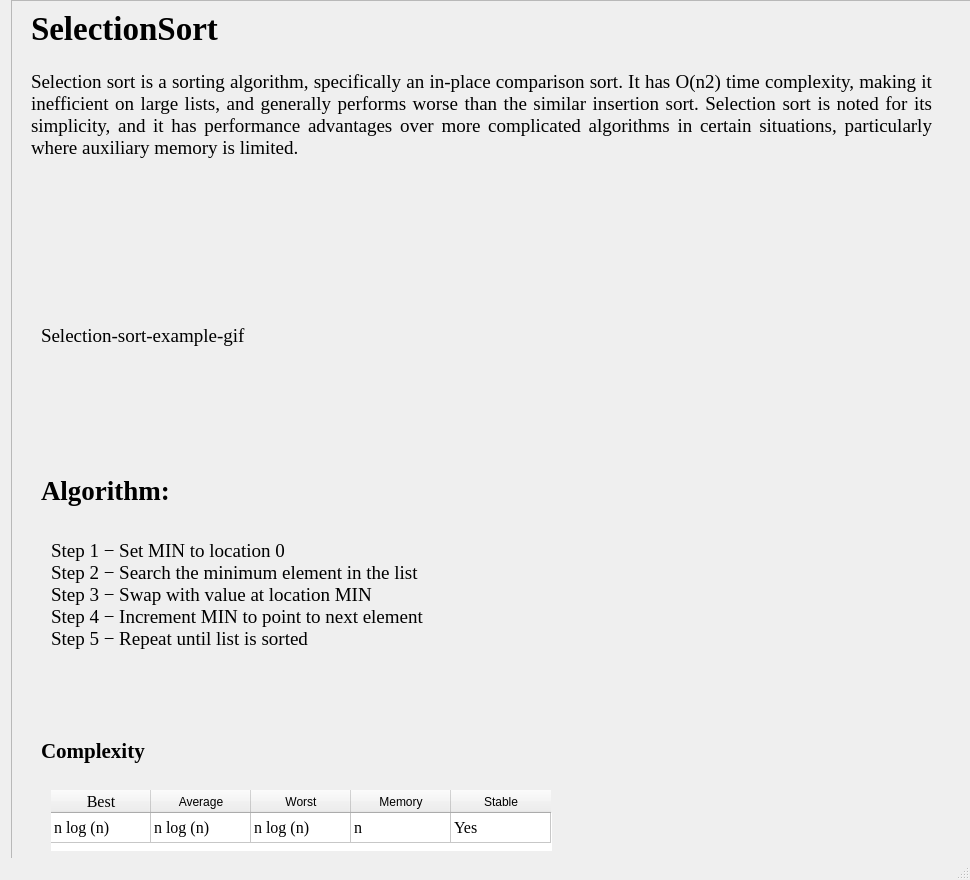
<?xml version="1.0" encoding="UTF-8"?>
<ui version="4.0">
 <class>MainWindow</class>
 <widget class="QMainWindow" name="MainWindow">
  <property name="geometry">
   <rect>
    <x>0</x>
    <y>0</y>
    <width>970</width>
    <height>880</height>
   </rect>
  </property>
  <property name="minimumSize">
   <size>
    <width>968</width>
    <height>880</height>
   </size>
  </property>
  <property name="maximumSize">
   <size>
    <width>970</width>
    <height>880</height>
   </size>
  </property>
  <property name="windowTitle">
   <string>MainWindow</string>
  </property>
  <widget class="QWidget" name="centralwidget">
   <widget class="QScrollArea" name="scrollArea">
    <property name="geometry">
     <rect>
      <x>11</x>
      <y>0</y>
      <width>981</width>
      <height>943</height>
     </rect>
    </property>
    <property name="sizePolicy">
     <sizepolicy hsizetype="Expanding" vsizetype="Ignored">
      <horstretch>0</horstretch>
      <verstretch>0</verstretch>
     </sizepolicy>
    </property>
    <property name="minimumSize">
     <size>
      <width>0</width>
      <height>500</height>
     </size>
    </property>
    <property name="cursor" stdset="0">
     <cursorShape>WaitCursor</cursorShape>
    </property>
    <property name="acceptDrops">
     <bool>false</bool>
    </property>
    <property name="autoFillBackground">
     <bool>true</bool>
    </property>
    <property name="styleSheet">
     <string notr="true">border:none;
QScrollBar
{
background : lightgreen;}</string>
    </property>
    <property name="frameShadow">
     <enum>QFrame::Sunken</enum>
    </property>
    <property name="verticalScrollBarPolicy">
     <enum>Qt::ScrollBarAsNeeded</enum>
    </property>
    <property name="sizeAdjustPolicy">
     <enum>QAbstractScrollArea::AdjustIgnored</enum>
    </property>
    <property name="widgetResizable">
     <bool>true</bool>
    </property>
    <property name="alignment">
     <set>Qt::AlignLeading|Qt::AlignLeft|Qt::AlignVCenter</set>
    </property>
    <widget class="QWidget" name="scrollAreaWidgetContents">
     <property name="geometry">
      <rect>
       <x>0</x>
       <y>0</y>
       <width>981</width>
       <height>943</height>
      </rect>
     </property>
     <layout class="QVBoxLayout" name="verticalLayout_2">
      <item>
       <widget class="QFrame" name="frame">
        <property name="minimumSize">
         <size>
          <width>0</width>
          <height>900</height>
         </size>
        </property>
        <property name="acceptDrops">
         <bool>false</bool>
        </property>
        <property name="styleSheet">
         <string notr="true">border:none</string>
        </property>
        <property name="frameShape">
         <enum>QFrame::StyledPanel</enum>
        </property>
        <property name="frameShadow">
         <enum>QFrame::Plain</enum>
        </property>
        <widget class="QTableWidget" name="complexity_table">
         <property name="geometry">
          <rect>
           <x>30</x>
           <y>780</y>
           <width>501</width>
           <height>61</height>
          </rect>
         </property>
         <property name="font">
          <font>
           <family>Times New Roman</family>
           <pointsize>12</pointsize>
          </font>
         </property>
         <property name="layoutDirection">
          <enum>Qt::LeftToRight</enum>
         </property>
         <property name="frameShadow">
          <enum>QFrame::Sunken</enum>
         </property>
         <property name="verticalScrollBarPolicy">
          <enum>Qt::ScrollBarAlwaysOff</enum>
         </property>
         <property name="horizontalScrollBarPolicy">
          <enum>Qt::ScrollBarAlwaysOff</enum>
         </property>
         <property name="sizeAdjustPolicy">
          <enum>QAbstractScrollArea::AdjustToContents</enum>
         </property>
         <property name="gridStyle">
          <enum>Qt::SolidLine</enum>
         </property>
         <attribute name="horizontalHeaderVisible">
          <bool>true</bool>
         </attribute>
         <attribute name="horizontalHeaderCascadingSectionResizes">
          <bool>false</bool>
         </attribute>
         <attribute name="horizontalHeaderHighlightSections">
          <bool>true</bool>
         </attribute>
         <attribute name="verticalHeaderVisible">
          <bool>false</bool>
         </attribute>
         <attribute name="verticalHeaderHighlightSections">
          <bool>true</bool>
         </attribute>
         <row>
          <property name="text">
           <string>Mergesort</string>
          </property>
          <property name="font">
           <font>
            <family>Times New Roman</family>
            <pointsize>12</pointsize>
           </font>
          </property>
          <property name="background">
           <color>
            <red>255</red>
            <green>255</green>
            <blue>255</blue>
           </color>
          </property>
         </row>
         <column>
          <property name="text">
           <string>Best</string>
          </property>
          <property name="font">
           <font>
            <family>Times New Roman</family>
            <pointsize>12</pointsize>
           </font>
          </property>
         </column>
         <column>
          <property name="text">
           <string>Average</string>
          </property>
         </column>
         <column>
          <property name="text">
           <string>Worst</string>
          </property>
         </column>
         <column>
          <property name="text">
           <string>Memory</string>
          </property>
         </column>
         <column>
          <property name="text">
           <string>Stable</string>
          </property>
         </column>
         <item row="0" column="0">
          <property name="text">
           <string>n log (n)</string>
          </property>
         </item>
         <item row="0" column="1">
          <property name="text">
           <string>n log (n)</string>
          </property>
         </item>
         <item row="0" column="2">
          <property name="text">
           <string>n log (n)</string>
          </property>
         </item>
         <item row="0" column="3">
          <property name="text">
           <string>n</string>
          </property>
         </item>
         <item row="0" column="4">
          <property name="text">
           <string>Yes</string>
          </property>
         </item>
        </widget>
        <widget class="QLabel" name="complexity">
         <property name="geometry">
          <rect>
           <x>20</x>
           <y>720</y>
           <width>211</width>
           <height>41</height>
          </rect>
         </property>
         <property name="font">
          <font>
           <family>Times New Roman</family>
           <pointsize>16</pointsize>
           <weight>75</weight>
           <bold>true</bold>
          </font>
         </property>
         <property name="layoutDirection">
          <enum>Qt::LeftToRight</enum>
         </property>
         <property name="text">
          <string>Complexity</string>
         </property>
         <property name="textFormat">
          <enum>Qt::PlainText</enum>
         </property>
        </widget>
        <widget class="QLabel" name="algo_header">
         <property name="geometry">
          <rect>
           <x>20</x>
           <y>460</y>
           <width>331</width>
           <height>41</height>
          </rect>
         </property>
         <property name="font">
          <font>
           <family>Times New Roman</family>
           <pointsize>20</pointsize>
           <weight>75</weight>
           <bold>true</bold>
          </font>
         </property>
         <property name="text">
          <string>Algorithm:</string>
         </property>
        </widget>
        <widget class="QLabel" name="header_label">
         <property name="geometry">
          <rect>
           <x>10</x>
           <y>0</y>
           <width>251</width>
           <height>51</height>
          </rect>
         </property>
         <property name="font">
          <font>
           <family>Times New Roman</family>
           <pointsize>25</pointsize>
           <weight>75</weight>
           <bold>true</bold>
          </font>
         </property>
         <property name="layoutDirection">
          <enum>Qt::LeftToRight</enum>
         </property>
         <property name="text">
          <string>SelectionSort</string>
         </property>
         <property name="alignment">
          <set>Qt::AlignLeading|Qt::AlignLeft|Qt::AlignTop</set>
         </property>
        </widget>
        <widget class="QLabel" name="algorithm">
         <property name="geometry">
          <rect>
           <x>30</x>
           <y>530</y>
           <width>851</width>
           <height>171</height>
          </rect>
         </property>
         <property name="font">
          <font>
           <family>Times New Roman</family>
           <pointsize>14</pointsize>
          </font>
         </property>
         <property name="text">
          <string>Step 1 − Set MIN to location 0
Step 2 − Search the minimum element in the list
Step 3 − Swap with value at location MIN
Step 4 − Increment MIN to point to next element
Step 5 − Repeat until list is sorted</string>
         </property>
         <property name="textFormat">
          <enum>Qt::AutoText</enum>
         </property>
         <property name="scaledContents">
          <bool>true</bool>
         </property>
         <property name="alignment">
          <set>Qt::AlignLeading|Qt::AlignLeft|Qt::AlignTop</set>
         </property>
        </widget>
        <widget class="QLabel" name="gif_label">
         <property name="geometry">
          <rect>
           <x>20</x>
           <y>230</y>
           <width>391</width>
           <height>191</height>
          </rect>
         </property>
         <property name="font">
          <font>
           <family>Times New Roman</family>
           <pointsize>14</pointsize>
          </font>
         </property>
         <property name="text">
          <string>Selection-sort-example-gif</string>
         </property>
         <property name="scaledContents">
          <bool>true</bool>
         </property>
        </widget>
        <widget class="QLabel" name="header_info_label">
         <property name="geometry">
          <rect>
           <x>10</x>
           <y>60</y>
           <width>901</width>
           <height>151</height>
          </rect>
         </property>
         <property name="font">
          <font>
           <family>Times New Roman</family>
           <pointsize>14</pointsize>
           <weight>50</weight>
           <bold>false</bold>
          </font>
         </property>
         <property name="focusPolicy">
          <enum>Qt::NoFocus</enum>
         </property>
         <property name="text">
          <string>Selection sort is a sorting algorithm, specifically an in-place comparison sort. It has O(n2) time complexity, making it inefficient on large lists, and generally performs worse than the similar insertion sort. Selection sort is noted for its simplicity, and it has performance advantages over more complicated algorithms in certain situations, particularly where auxiliary memory is limited.</string>
         </property>
         <property name="textFormat">
          <enum>Qt::AutoText</enum>
         </property>
         <property name="scaledContents">
          <bool>false</bool>
         </property>
         <property name="alignment">
          <set>Qt::AlignJustify|Qt::AlignTop</set>
         </property>
         <property name="wordWrap">
          <bool>true</bool>
         </property>
         <property name="indent">
          <number>1</number>
         </property>
         <property name="textInteractionFlags">
          <set>Qt::LinksAccessibleByMouse</set>
         </property>
        </widget>
       </widget>
      </item>
     </layout>
    </widget>
   </widget>
  </widget>
  <widget class="QStatusBar" name="statusbar"/>
 </widget>
 <resources/>
 <connections/>
</ui>
